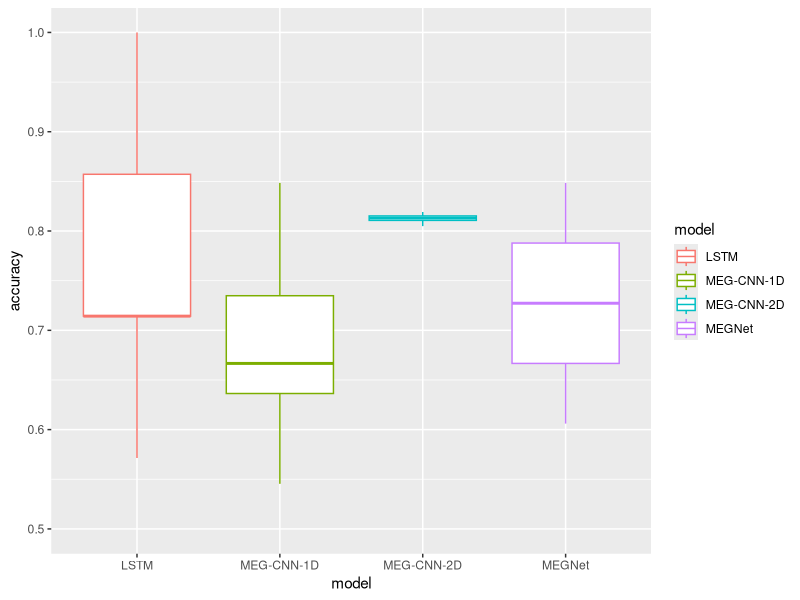

Source code (R):
library(ggplot2)
library(dplyr)
library(ggpubr)
library(car)
library(tidyverse)
library(rstatix)

# -----------------------------------------------------------------------------
# DATA PREPROCESSING

megnet_cnn1d_data <- read.table(file = "mixed_sample_accuracies.csv", sep = ",", header = T)
cnn2d_data <- read.table(file = "MEG-CNN-2D-20samp-accuracies.csv", sep = ",", header = T)

# split/collect data
megnet_data <- megnet_cnn1d_data[1]
cnn1d_data <- megnet_cnn1d_data[2]
cnn2d_data <- cnn2d_data[2]
lstm_data <- c(0.7142857142857143, 0.5714285714285714, 0.8571428571428571, 
               0.7142857142857143, 0.8571428571428571, 0.5714285714285714, 
               0.7142857142857143, 0.7142857142857143, 1.0, 
               0.7142857142857143, 1.0, 1.0, 0.7142857142857143, 
               0.8571428571428571, 0.7142857142857143, 0.7142857142857143, 
               0.5714285714285714, 0.42857142857142855, 0.7142857142857143, 
               0.7142857142857143)

# make dataframe
data <- data.frame(
  megnet_cnn1d_data[1],
  megnet_cnn1d_data[2],
  cnn2d_data,
  lstm_data
  )
colnames(data) <- c("MEGNet", "MEG-CNN-1D", "MEG-CNN-2D", "LSTM")

# create df for ANOVA etc.
all_accuracies <- c(data$MEGNet, data$`MEG-CNN-1D`, data$`MEG-CNN-2D`, data$LSTM)
model_type <- rep(c("MEGNet", "MEG-CNN-1D", "MEG-CNN-2D", "LSTM"), each = 20)

anovadata <- data.frame(
  all_accuracies,
  as.factor(model_type)
)
colnames(anovadata) <- c("accuracy", "model")


# -----------------------------------------------------------------------------
# CHECK ANOVA ASSUMPTIONS
anovadata %>%
  group_by(model) %>%
  identify_outliers(accuracy)

# 1. Normality - check normality per variable // non-significant = normal
shapiro.test(data$MEGNet) # p = .057
shapiro.test(data$`MEG-CNN-1D`) # p = .454
shapiro.test(data$`MEG-CNN-2D`) # p = .361
shapiro.test(data$`LSTM`) # p = .027

# 2. Homogeneity of variance // non-significant = good
leveneTest(y = anovadata$accuracy, anovadata$model)

# 3. Independence of samples
# done

# -----------------------------------------------------------------------------
# ANOVA TEST
oneway.test(accuracy ~ model, data = anovadata)

# -----------------------------------------------------------------------------
# POST HOC
games_howell_test(data = anovadata, accuracy ~ model)

# -----------------------------------------------------------------------------
# PLOTS

# boxplots
ggplot(anovadata, aes(x=model, y=accuracy, color=model)) +
  geom_boxplot() +
  ylim(.5, 1)
